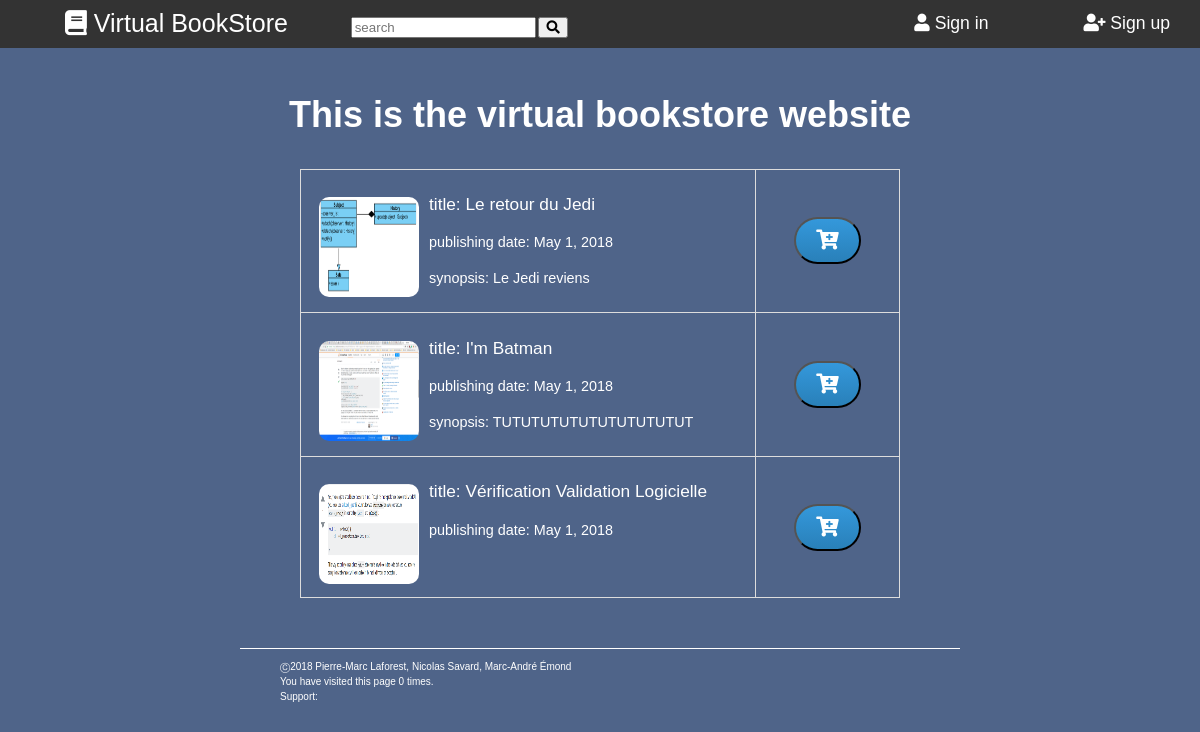
The page / on the database its author committed.
### books/models.py (models this page shows, shortened)
class Book(models.Model):
    title = models.CharField(max_length=200)
    pub_date = models.DateField('date published', null=True,  blank=True)
    synopsis = models.TextField(max_length=2500,blank=True)
    path_to_img = models.CharField(max_length=260)
    photo = models.ImageField(upload_to='books', null=True)
    buy_price = models.FloatField(blank=True, null=True)
    rent_price = models.FloatField(blank=True, null=True)
    authors = models.ManyToManyField(Author, verbose_name="Author")
    genres  = models.ManyToManyField(Genre, verbose_name="Genre")

### main_site/views.py (the view)
# urls.py: path('', views.index, name='index'),
def index(request):
    books_to_propose = []
    num_visits = request.session.get('num_visits', 0)
    request.session['num_visits'] = num_visits+1
    books = Book.objects.all()
    books_to_propose = list(books)
    context = {'num_visits': num_visits,
               'books_to_propose': books_to_propose}
    return render(request, 'main_site/index.html', context)

### main_site/context_processors.py (called while the page is built)
def settings(request):
    return {'settings': SiteSettings.load()}

### main_site/models.py (called while the page is built)
    def set_cache(self):
        cache.set(self.__class__.__name__, self)

    @classmethod
    def load(cls):
        if cache.get(cls.__name__) is None:
            obj, created = cls.objects.get_or_create(pk=1)
            if not created:
                obj.set_cache()
        return cache.get(cls.__name__)

### main_site/templates/main_site/index.html (shortened to what this page needs)
{% extends "main_site/base.html" %}
{% block newlinks %}
	{% load static %}
	<link rel="stylesheet" href="{% static "main_site/css/index.css" %}">
{% endblock newlinks %}
{% block content %}
	<div id="discount-books">
		<table>
			{% for book in books_to_propose %}
			<tr>
				<td>{% include "books/book.html" with book_desc=book %}</td>
				<td id="add-to-cart">
					{% include "online_shop/cart_button.html" with book=book %}
				</td>
			</tr>
			{% endfor %}
		</table>
	</div>
{% endblock content%}

### main_site/templates/main_site/base.html (shortened to what this page needs)
<!DOCTYPE html PUBLIC "-//W3C//DTD XHTML 1.0 Strict//EN"
"http://www.w3.org/TR/xhtml1/DTD/xhtml1-strict.dtd">
<html xmlns="http://www.w3.org/1999/xhtml" lang="en" xml:lang="en">
<head>
    {% load static %}
    <link rel="stylesheet" href="{% static "css/styles.css" %}">
    <link rel="stylesheet" href="https://use.fontawesome.com/releases/v5.0.10/css/all.css">
    {% block newlinks %}
    {% endblock %}
</head>
<body>
	{% block navbar %}
	{% include "main_site/base_navbar.html" %}
	{% endblock %}
	<div class="text-section">
		<h1>This is the virtual bookstore website</h1>
		{% block content %}
		{% endblock %}
	</div>
	{% block footer %}
	{% include "main_site/base_footer.html" %}
	{% endblock %}
</body>
</html>

### main_site/templates/main_site/base_navbar.html (shortened to what this page needs)
{% block navbar %}
<div class="navbar-element">
    <ul>
        <li id="masthead_name">
            <a href="{% url 'main_site:index' %}"><i class="fas fa-book"></i> Virtual BookStore</a>
        </li>
        <li id="navbar-search">{% include "books/search.html" %}</li>
        {% if not user.is_authenticated %}
        <li class="navbar-right">
            <a href="{% url 'main_site:signup' %}"><i class="fas fa-user-plus"></i> Sign up</a>
        </li>
        <li class="navbar-right">
            <a href="{% url 'main_site:signin' %}"><i class="fas fa-user"></i> Sign in</a>
        </li>
        {% endif %}
    </ul>
</div>
{% endblock %}

### books/templates/books/search.html (shortened to what this page needs)
{% block search %}
<div id="search-form">
	<form action="{% url 'books:search' %}" method="post">
		<input id="string_to_look_for" type="text" name="research"
			placeholder="search" required minlength="1">
    	<button type="submit" ><i class="fas fa-search"></i></button>
	</form>
</div>
{% endblock search %}

### books/templates/books/book.html (shortened to what this page needs)
{% block book %}
<div class='book'>
    {% if book_desc.photo%}
	<a href = "{% url 'books:get_info' book_desc.id  %}">
		<img id='books-img' src="{{ MEDIA_URL }}{{ book_desc.photo.url }}">
	</a>
	{% endif %}
    {% if book_desc.title %}
	<p id='books-title'>
		<a href = "{% url 'books:get_info' book_desc.id  %}">title: {{ book_desc.title }} </a>
	</p>
	{% endif %}
    {% if book_desc.pub_date %}
	<p id='books-pubdate'> publishing date: {{ book_desc.pub_date }} </p>
	{% endif %}
    {% if book_desc.synopsis %}
	<p id='books-synopsis'> synopsis: {{ book_desc.synopsis }} </p>
	{% endif %}
</div>
{% endblock %}

### online_shop/templates/online_shop/cart_button.html (shortened to what this page needs)
<form method="POST" action="{% url 'online_shop:add_to_cart' book.id  %}">
	<button class="btn" type="submit" name="next" value="{{ request.path }}">
		<i class="fas fa-cart-plus"></i>
	</button>
</form>

### main_site/templates/main_site/base_footer.html
{% block navbar %}
<div class="footer">
    <ul>
        <li>&#9400;2018 Pierre-Marc Laforest, Nicolas Savard, Marc-André Émond</li>
        <li>You have visited this page {{ num_visits }}{% if num_visits == 1 %} time{% else %} times{% endif %}.</li>
        <li> Support: {{ settings.support }} {% if settings.sales_depatment %} Sales Depatment: {{ settings.sales_depatment }}{% endif %}</li>
    </ul>
</div>
{% endblock %}

### static/css/styles.css (style rules this page uses)
html { font-size: 100%; height: 100%; }
body { margin: 0px; min-height: 92%; padding-bottom: 3%; font-size: 62.5%; font-family: Verdana, Arial, Helvetica, sans-serif; position:relative; line-height: 1.5; background-color: rgb(79,100,137); color: rgb(255,255,255); }
h1 { font-size: 3em; margin-bottom: 0.75em; }
p { font-size: 1.2em; margin-bottom: 1.0em; }
.navbar-right { float: right; margin: 5px 35px; font-size: 1.1em; white-space: nowrap; }
.navbar-element { width: 100%; background-color: #333333; }
.navbar-element ul { width: 100%; margin-bottom: 4em; margin-top: 0px; padding: 0.5em; list-style: none; height: 100%; }
.navbar-element ul li { color: rgb(255,255,255); display: inline-block; margin-left: 5%; }
.navbar-element #masthead_name { margin-right: auto; font-size: 2.5em; }
.navbar-element li#masthead_name a { text-decoration: none; color: rgb(255,255,255); }
.navbar-element ul li.navbar-right a { margin-right: 5%; color: rgb(255,255,255); font-size: 1.6em; text-decoration: none; }
.text-section { width: 100%; font-size: 1.2em; margin-bottom: 2%; }
.text-section h1 { text-align: center; }
.text-section a { text-decoration: none; font-size: 1.2em; margin-bottom: 1.1em; color: rgb(255,255,255); }
#books-img { border-radius: 10%; }
.btn { background: #3498db; background-image: -webkit-linear-gradient(top, #3498db, #2980b9); background-image: -moz-linear-gradient(top, #3498db, #2980b9); background-image: -ms-linear-gradient(top, #3498db, #2980b9); background-image: -o-linear-gradient(top, #3498db, #2980b9); background-image: linear-gradient(to bottom, #3498db, #2980b9); -webkit-border-radius: 28; -moz-border-radius: 28; border-radius: 28px; font-family: Arial; color: #ffffff; font-size: 20px; padding: 10px 20px 10px 20px; text-decoration: none; }
.footer { position: relative; margin: 5% 20% 0 20%; width: 60%; bottom: 1em; border-top-color: rgb(255,255,255); border-top-style: solid; border-top-width: 0.1em; }
.footer ul { list-style: none; }

### main_site/static/main_site/css/index.css (style rules this page uses)
#discount-books table { width: 50%; margin: auto; border-collapse: collapse; }
#discount-books img { float: left; margin: 5px 10px; height: 100px; width: 100px; }
#discount-books button { margin: auto 5px; }
#discount-books td, #discount-books th { border: 1px solid #ddd; padding: 8px; }
#add-to-cart { text-align: center; }

### rows shown on the page
Book: photo (picture), title "Le retour du Jedi", pub_date "May 1, 2018", synopsis "Le Jedi reviens"
Book: photo (picture), title "I'm Batman", pub_date "May 1, 2018", synopsis "TUTUTUTUTUTUTUTUTUTUT"
Book: photo (picture), title "Vérification Validation Logicielle", pub_date "May 1, 2018"

### other values the page prints
{{ num_visits }} "0"
